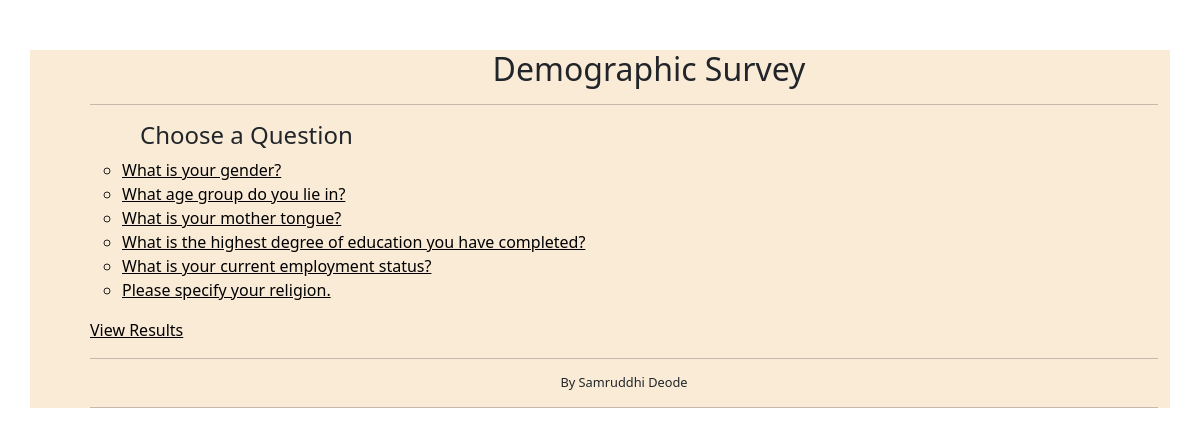
Screenshot of /polls/ with the database file from the repository.
### polls/models.py (models this page shows, shortened)
class Question(models.Model):
    question_text = models.CharField(max_length=200)
    pub_date = models.DateTimeField('date published')

### polls/views.py (the view)
# urls.py: path('', views.index, name="index"),
def index(request):
    question_list = Question.objects.all()
    context = {'question_list': question_list}
    return render(request, 'polls/index.html', context)

### template/polls/index.html
{% extends 'polls/base.html' %}
{% load static %}
{% block main_content %}
<h4 style="margin-left: 50px;"> Choose a Question </h4>
    {% if question_list %}
        <ul style="list-style-type: circle">
            {% for q in question_list %}
            <li>
                <a href=" {% url 'polls:details' q.id %} " style="color: black;">{{ q.question_text }} </a>
            </li>
            {% endfor %}
        </ul>
    {% else %}
        <p>
            No polls are available
        </p>
    {% endif %}
    <a href = "{% url 'polls:all_results' %}" style="color: black;"> View Results </a>
{% endblock %}

### rows the page displays
Question: question_text "What is your gender?"
Question: question_text "What age group do you lie in?"
Question: question_text "What is your mother tongue?"
Question: question_text "What is the highest degree of education you have completed?"
Question: question_text "What is your current employment status?"
Question: question_text "Please specify your religion."
